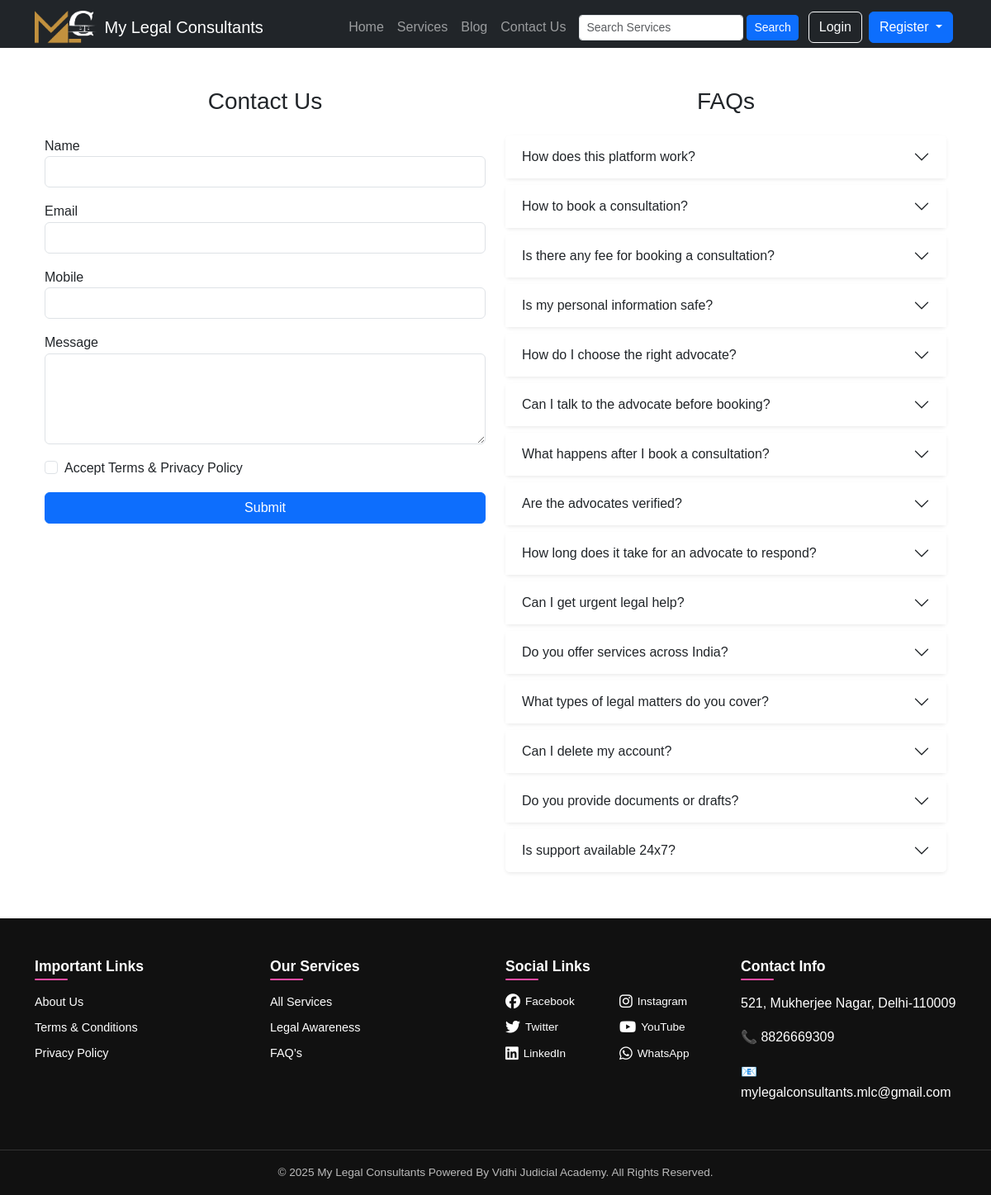
The page /contact-us/ on the database its author committed.
### core/models.py (models this page shows, shortened)
class FAQ(models.Model):
    question = models.CharField(max_length=300)
    answer = models.TextField()
    created_at = models.DateTimeField(auto_now_add=True)

class SiteSettings(models.Model):
    site_name = models.CharField(max_length=200, default="My Legal Consultants")
    facebook = models.URLField(blank=True, null=True)
    instagram = models.URLField(blank=True, null=True)
    twitter = models.URLField(blank=True, null=True)
    youtube = models.URLField(blank=True, null=True)
    linkedin = models.URLField(blank=True, null=True)
    whatsapp = models.CharField(max_length=50, blank=True, null=True)
    address = models.TextField(blank=True, null=True)
    phone = models.CharField(max_length=20, blank=True, null=True)
    email = models.EmailField(blank=True, null=True)
    class Meta:
        verbose_name = "Footer Settings"
        verbose_name_plural = "Footer Settings"

### core/views.py (the view, shortened to what this page needs)
# urls.py: path('contact-us/', views.contact_us, name='contact_us'),
def contact_us(request):
    faqs = FAQ.objects.all()
    return render(request, 'core/contact_us.html', {'faqs': faqs})

### core/context_processors.py (called while the page is built, shortened)
def user_flags(request):
    user = request.user
    return {
        'support_email': 'support@mylegalconsultants.in',
        'support_contact': '+91-9876543210',
    }

def footer_settings(request):
    settings = SiteSettings.objects.first()
    return {
        "footer_settings": settings
    }

### core/templates/core/contact_us.html (shortened to what this page needs)
{% extends 'core/base.html' %}
{% block content %}
<div class="container my-5">
    <div class="row">
        <div class="col-md-6">
            <h3 class="text-center text-dark mb-4">Contact Us</h3>
            <form method="post">
                <div class="mb-3">
                    <label class="text-dark">Name</label>
                    <input type="text" name="name" class="form-control" required>
                </div>
                <div class="mb-3">
                    <label class="text-dark">Email</label>
                    <input type="email" name="email" class="form-control" required>
                </div>
                <div class="mb-3">
                    <label class="text-dark">Mobile</label>
                    <input type="text" name="mobile" class="form-control" required>
                </div>
                <div class="mb-3">
                    <label class="text-dark">Message</label>
                    <textarea name="message" class="form-control" rows="4" required></textarea>
                </div>
<div class="mb-3 form-check">
    <input type="checkbox" class="form-check-input" name="terms" id="terms" value="accepted" required>
    <label class="form-check-label text-dark" for="terms">
        Accept Terms & Privacy Policy
    </label>
</div>
                <button type="submit" class="btn btn-primary w-100">Submit</button>
            </form>
        </div>
        <div class="col-md-6">
            <h3 class="text-center text-dark mb-4">FAQs</h3>
            <div class="accordion" id="faqAccordion">
                {% for faq in faqs %}
                <div class="accordion-item bg-white shadow-sm border-0 rounded mb-2">
                    <h2 class="accordion-header" id="heading{{ forloop.counter }}">
                        <button class="accordion-button collapsed" type="button" data-bs-toggle="collapse" data-bs-target="#collapse{{ forloop.counter }}" aria-expanded="false" aria-controls="collapse{{ forloop.counter }}">
                            {{ faq.question }}
                        </button>
                    </h2>
                </div>
                {% empty %}
                <p class="text-dark">No FAQs yet.</p>
                {% endfor %}
            </div>
        </div>
    </div>
</div>
{% endblock %}

### core/templates/core/base.html (shortened to what this page needs)
{% load static %}
<!DOCTYPE html>
<html lang="en">
<head>
    <link href="https://cdn.jsdelivr.net/npm/bootstrap@5.3.1/dist/css/bootstrap.min.css" rel="stylesheet">
    <link rel="stylesheet" href="{% static 'css/style.css' %}">
    <link rel="stylesheet" href="https://cdnjs.cloudflare.com/ajax/libs/font-awesome/6.5.0/css/all.min.css">
</head>
<body class="{% block body_class %}{% endblock %}">
    <nav class="navbar navbar-expand-lg navbar-dark bg-dark">
        <div class="container">
            <a class="navbar-brand d-flex align-items-center" href="{% url 'home' %}">
                <img src="{% static 'images/logo.png' %}" alt="Logo" height="40" class="me-2">
                <span>My Legal Consultants</span>
            </a>
            <div class="collapse navbar-collapse" id="navbarNav">
                <ul class="navbar-nav ms-auto align-items-center">
                    <li class="nav-item">
                        <a class="nav-link" href="{% url 'home' %}">Home</a>
                    </li>
                    <li class="nav-item">
                        <a class="nav-link" href="{% url 'all_services' %}">Services</a>
                    </li>
                    <li class="nav-item">
                        <a class="nav-link" href="{% url 'blog_list' %}">Blog</a>
                    </li>
                    <li class="nav-item">
                        <a class="nav-link" href="{% url 'contact_us' %}">Contact Us</a>
                    </li>
                    <li class="nav-item mx-2">
                        <form class="d-flex" method="get" action="{% url 'all_services' %}">
                            <input class="form-control form-control-sm me-1" type="search" name="q" placeholder="Search Services" aria-label="Search">
                            <button class="btn btn-primary btn-sm" type="submit">Search</button>
                        </form>
                    </li>
                    {% if not user.is_authenticated %}
                    <li class="nav-item mx-1">
                        <a class="btn btn-outline-light" href="{% url 'login' %}">Login</a>
                    </li>
                    <li class="nav-item dropdown mx-1 desktop-register-btn">
                        <a class="btn btn-primary dropdown-toggle" href="#" role="button" data-bs-toggle="dropdown" aria-expanded="false">
                            Register
                        </a>
                    </li>
                    {% endif %}
                </ul>
            </div>
        </div>
    </nav>
    <main class="container my-4">
        {% block content %}{% endblock %}
    </main>
<footer class="footer-section mt-5 pt-5">
    <div class="container">
        <div class="row">
            <div class="col-md-3 mb-4">
                <h5 class="footer-title">Important Links</h5>
                <ul class="footer-list">
                    <li><a href="{% url 'about_us' %}">About Us</a></li>
                    <li><a href="{% url 'terms_and_conditions' %}">Terms & Conditions</a></li>
                    <li><a href="{% url 'privacy_policy' %}">Privacy Policy</a></li>
                </ul>
            </div>
            <div class="col-md-3 mb-4">
                <h5 class="footer-title">Our Services</h5>
                <ul class="footer-list">
                    <li><a href="{% url 'all_services' %}">All Services</a></li>
                    <li><a href="{% url 'blog_list' %}">Legal Awareness</a></li>
                    <li><a href="{% url 'contact_us' %}">FAQ’s</a></li>
                </ul>
            </div>
            <div class="col-md-3 mb-4">
                <h5 class="footer-title">Social Links</h5>
                <div class="social-grid-2x3">
                    {% if footer_settings.facebook %}
                    <a href="{{ footer_settings.facebook }}" target="_blank"><i class="fab fa-facebook"></i> Facebook</a>
                    {% endif %}
                    {% if footer_settings.instagram %}
                    <a href="{{ footer_settings.instagram }}" target="_blank"><i class="fab fa-instagram"></i> Instagram</a>
                    {% endif %}
                    {% if footer_settings.twitter %}
                    <a href="{{ footer_settings.twitter }}" target="_blank"><i class="fab fa-twitter"></i> Twitter</a>
                    {% endif %}
                    {% if footer_settings.youtube %}
                    <a href="{{ footer_settings.youtube }}" target="_blank"><i class="fab fa-youtube"></i> YouTube</a>
                    {% endif %}
                    {% if footer_settings.linkedin %}
                    <a href="{{ footer_settings.linkedin }}" target="_blank"><i class="fab fa-linkedin"></i> LinkedIn</a>
                    {% endif %}
                    {% if footer_settings.whatsapp %}
                    <a href="https://wa.me/{{ footer_settings.whatsapp }}" target="_blank"><i class="fab fa-whatsapp"></i> WhatsApp</a>
                    {% endif %}
                </div>
            </div>
            <div class="col-md-3 mb-4">
                <h5 class="footer-title">Contact Info</h5>
                <p>{{ footer_settings.address }}</p>
                <p><strong>📞</strong> {{ footer_settings.phone }}</p>
                <p><strong>📧</strong> {{ footer_settings.email }}</p>
            </div>
        </div>
    </div>
    <div class="footer-bottom text-center py-3 mt-3">
        © {% now "Y" %} My Legal Consultants Powered By Vidhi Judicial Academy. All Rights Reserved.
    </div>
</footer>
</body>
</html>

### static/css/style.css (style rules this page uses)
* { margin: 0; padding: 0; box-sizing: border-box; }
html, body { width: 100%; max-width: 100%; overflow-x: hidden !important; }
body { font-family: "Poppins", sans-serif; background-color: #ffffff; color: #111827; line-height: 1.6; }
.navbar { margin-bottom: 0 !important; padding-bottom: 0 !important; }
.navbar + * { margin-top: 0 !important; padding-top: 0 !important; }
@media (min-width: 769px) { .navbar { margin-bottom: 0 !important; padding-bottom: 0 !important; } }
@media (min-width: 769px) { .navbar + * { margin-top: 0 !important; padding-top: 0 !important; } }
.footer-section { background-color: #111; color: #fff !important; }
.footer-title { font-size: 1.1rem; font-weight: 600; margin-bottom: 15px; color: #fff; }
.footer-list { list-style: none; padding: 0; }
.footer-list li { margin-bottom: 8px; font-size: 0.9rem; }
.footer-list li a { text-decoration: none; color: #d1d5db; transition: 0.3s; }
.footer-bottom { border-top: 1px solid #333; padding-top: 15px; color: #bbb; font-size: 0.85rem; }
.social-grid-2x3 { display: grid; grid-template-columns: repeat(2, 1fr); gap: 10px 15px; }
.social-grid-2x3 a { display: flex; align-items: center; gap: 6px; color: #ddd; text-decoration: none; font-size: 0.85rem; transition: 0.3s ease; white-space: nowrap; }
.social-grid-2x3 i { font-size: 18px; }
.footer-section p, .footer-section li, .footer-section a { color: #fff !important; }
.footer-section strong { color: #ff4da6 !important; }
.footer-title { position: relative; padding-bottom: 6px; }
.footer-title::after { content: ""; position: absolute; left: 0; bottom: 0; width: 40px; height: 2px; background-color: #ff4da6; border-radius: 2px; }

### rows shown on the page
FAQ: question "How does this platform work?"
FAQ: question "How to book a consultation?"
FAQ: question "Is there any fee for booking a consultation?"
FAQ: question "Is my personal information safe?"
FAQ: question "How do I choose the right advocate?"
FAQ: question "Can I talk to the advocate before booking?"
FAQ: question "What happens after I book a consultation?"
FAQ: question "Are the advocates verified?"
FAQ: question "How long does it take for an advocate to respond?"
FAQ: question "Can I get urgent legal help?"
FAQ: question "Do you offer services across India?"
FAQ: question "What types of legal matters do you cover?"
FAQ: question "Can I delete my account?"
FAQ: question "Do you provide documents or drafts?"
FAQ: question "Is support available 24x7?"
SiteSettings: address "521, Mukherjee Nagar, Delhi-110009", phone "8826669309", email "mylegalconsultants.mlc@gmail.com"
